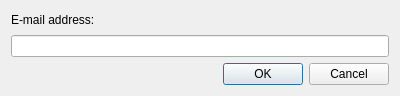
<?xml version="1.0" encoding="UTF-8"?>
<ui version="4.0">
 <class>AddMailDialog</class>
 <widget class="QDialog" name="AddMailDialog">
  <property name="geometry">
   <rect>
    <x>0</x>
    <y>0</y>
    <width>400</width>
    <height>96</height>
   </rect>
  </property>
  <property name="windowTitle">
   <string>QtSSB - Add e-mail</string>
  </property>
  <layout class="QGridLayout" name="gridLayout">
   <item row="0" column="0">
    <widget class="QLabel" name="label">
     <property name="text">
      <string>E-mail address:</string>
     </property>
    </widget>
   </item>
   <item row="1" column="0">
    <widget class="QLineEdit" name="mailLineEdit">
     <property name="maxLength">
      <number>128</number>
     </property>
     <property name="alignment">
      <set>Qt::AlignCenter</set>
     </property>
    </widget>
   </item>
   <item row="2" column="0">
    <widget class="QDialogButtonBox" name="buttonBox">
     <property name="orientation">
      <enum>Qt::Horizontal</enum>
     </property>
     <property name="standardButtons">
      <set>QDialogButtonBox::Cancel|QDialogButtonBox::Ok</set>
     </property>
    </widget>
   </item>
  </layout>
 </widget>
 <resources/>
 <connections>
  <connection>
   <sender>buttonBox</sender>
   <signal>accepted()</signal>
   <receiver>AddMailDialog</receiver>
   <slot>accept()</slot>
   <hints>
    <hint type="sourcelabel">
     <x>248</x>
     <y>254</y>
    </hint>
    <hint type="destinationlabel">
     <x>157</x>
     <y>274</y>
    </hint>
   </hints>
  </connection>
  <connection>
   <sender>buttonBox</sender>
   <signal>rejected()</signal>
   <receiver>AddMailDialog</receiver>
   <slot>reject()</slot>
   <hints>
    <hint type="sourcelabel">
     <x>316</x>
     <y>260</y>
    </hint>
    <hint type="destinationlabel">
     <x>286</x>
     <y>274</y>
    </hint>
   </hints>
  </connection>
 </connections>
</ui>
